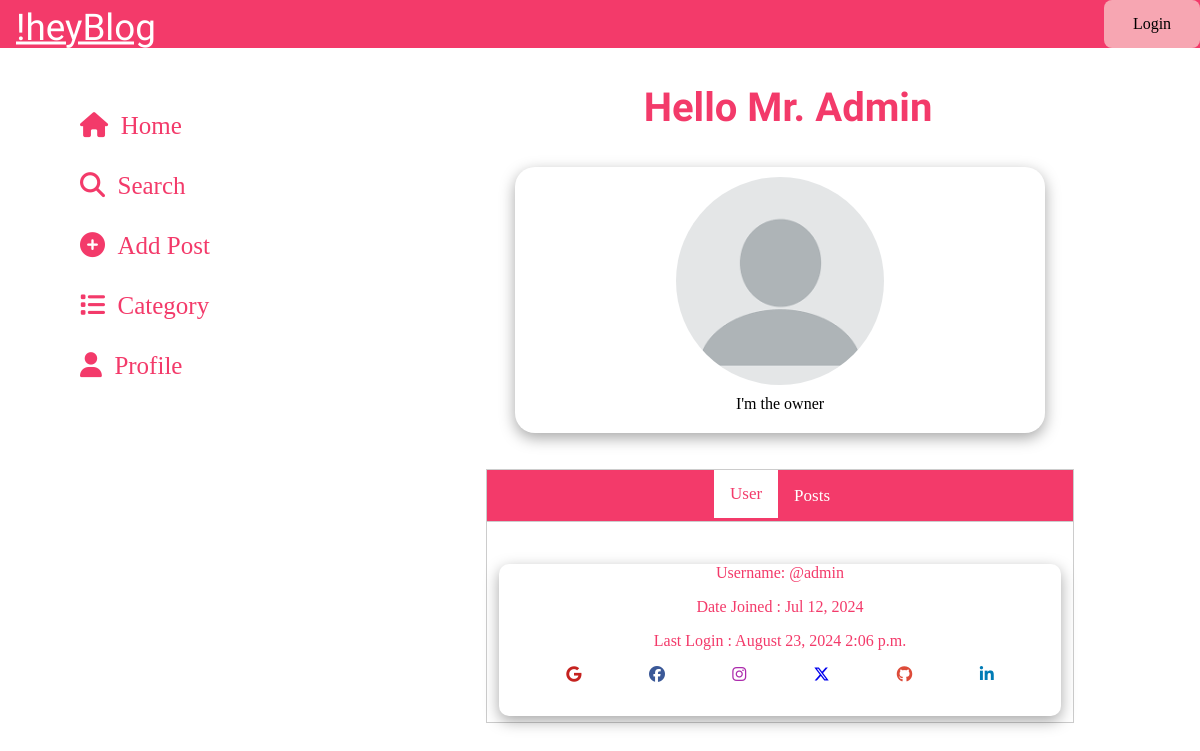
Page /members/profile/1 on the earlier database version.
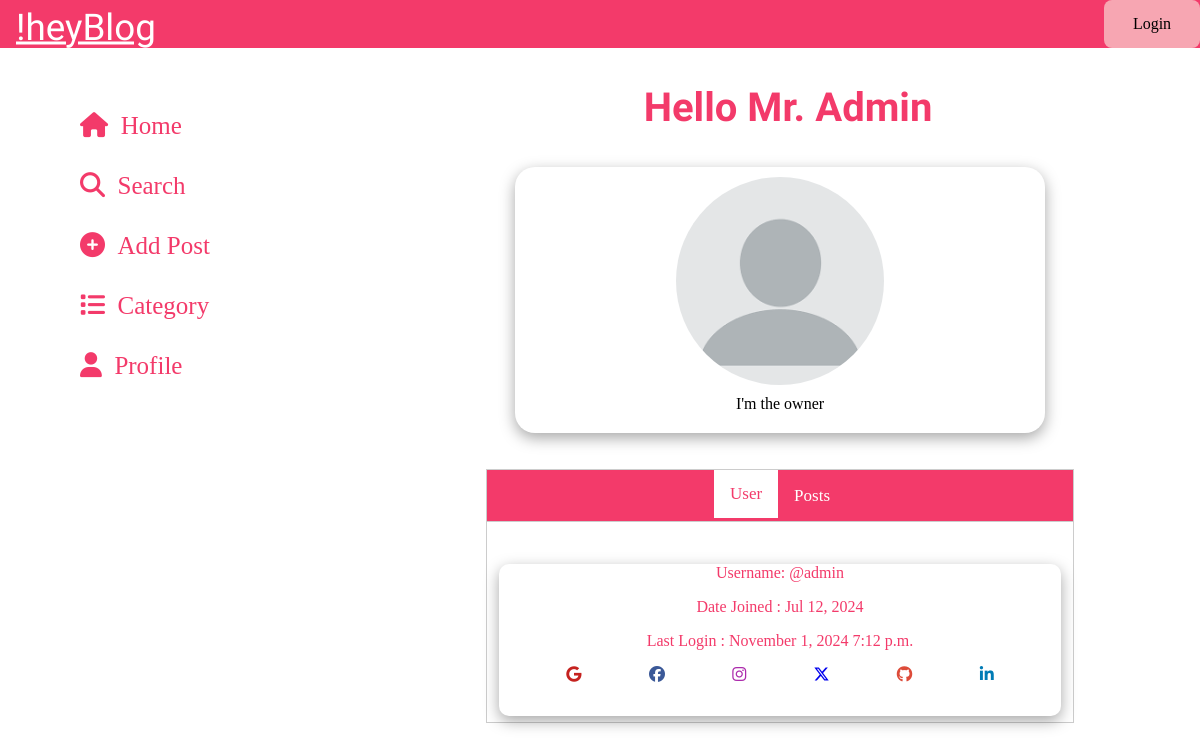
Same page on the later database version.
### myblog/models.py (models this page shows, shortened)
class Profile(models.Model):
    user = models.OneToOneField(User,null=True,on_delete=models.CASCADE)
    bio = models.TextField()
    profile_pic = models.ImageField(null=True,blank=True,upload_to='images/profile/')
    web_url = models.CharField(max_length=255,null=True,blank=True)
    facebook_url = models.CharField(max_length=255,null=True,blank=True)
    instagram_url = models.CharField(max_length=255,null=True,blank=True)
    twitter_url = models.CharField(max_length=255,null=True,blank=True)
    github_url = models.CharField(max_length=255,null=True,blank=True)
    linkedin_url = models.CharField(max_length=255,null=True,blank=True)

### members/models.py (models this page shows)
class CustomUser(AbstractUser):
    email =     models.EmailField(max_length=100,unique=True)
    USERNAME_FIELD = 'email'
    REQUIRED_FIELDS = ['username']

### members/views.py (the view)
# urls.py: path('profile/<int:pk>',ShowProfileView.as_view(),name = 'show_profile'),
class ShowProfileView(generic.DetailView):
    model = Profile
    template_name = 'registration/user_profile.html'
    def get_context_data(self,*args,**kwargs):
        context = super(ShowProfileView,self).get_context_data(*args,**kwargs)
        page_user=get_object_or_404(Profile,id=self.kwargs['pk'])
        posts = Post.objects.filter(author=page_user.user.id).values().order_by('-post_date')
        context['page_user'] = page_user
        context['posts'] = posts
        return context

### members/templates/registration/user_profile.html (shortened to what this page needs)
{%extends 'base.html' %}
{% load static %}
{% block content%}
<br><br>
<h1 class="articleTitle">Hello {{page_user.user.first_name}} {{page_user.user.last_name}}</h1>
<article class="userProfile">
          <br><br>
        <figure class="profileImage">
            {% if page_user.profile_pic %}
                <a href="{{page_user.profile_pic.url}}"><img src="{{page_user.profile_pic.url}}" class="profilePicture" alt="Profile Image"></a>
            {%else%}
                <img src="{%static 'myblog/images/profile.png'%}" class="profilePicture" alt="Profile Image">
            {%endif%}
            <figcaption>
                {% if page_user.bio%}
                <p  id="profileBio">{{page_user.bio}}</p>
                {%endif%}
            </figcaption>
        </figure>
    <br><br>
    <div class="tabContainer">
        <div class="tab">
            <button class="tablinks" onclick="openTab(event, 'Users')" id="defaultOpen">User</button>
            <button class="tablinks" onclick="openTab(event, 'Posts')">Posts</button>
        </div>
        <div id="Users" class="tabcontent">
            <br><br>
            <article class="profileContainer">
                <p> Username: @{{page_user.user.username}}</p>
                <p> Date Joined : {{page_user.user.date_joined|date:"M d, Y"}}</p>
                <p> Last Login : {{ page_user.user.last_login|date:"F j, Y g:i a" }}</p>
                <p class="profileUrl">
                  {% if page_user.web_url%}
                  <a href="{{page_user.web_url}}" target="_blank"><i class="fa-brands fa-google" style="color: #c5221f;"></i></a>
                  {%endif%}
                  {% if page_user.facebook_url%}
                  <a href="{{page_user.facebook_url}}" target="_blank"><i class="fa-brands fa-facebook" style="color: #3b5998;"></i></a>
                  {%endif%}
                  {% if page_user.instagram_url%}
                  <a href="{{page_user.instagram_url}}" target="_blank"><i class="fa-brands fa-instagram" style="color:  #ac2bac;"></i></a>
                  {%endif%}
                  {% if page_user.twitter_url%}
                  <a href="{{page_user.twitter_url}}" target="_blank"><i class="fa-brands fa-x-twitter"></i></a>
                  {%endif%}
                  {% if page_user.github_url%}
                  <a href="{{page_user.github_url}}" target="_blank"><i class="fa-brands fa-github" style="color: #dd4b39;"></i></a>
                  {%endif%}
                  {% if page_user.linkedin_url%}
                  <a href="{{page_user.linkedin_url}}" target="_blank"><i class="fa-brands fa-linkedin-in" style="color: #007bb5"></i></a>
                  {%endif%}
                  </p>
          </article>
        </div>
    </div>
</article>
<br><br>
<br><br><br><br>
{% endblock %}

### myblog/templates/base.html (shortened to what this page needs)
{% load static %}
<!doctype html>
<html lang="en">
  <head>
      <link rel="stylesheet" href="https://use.fontawesome.com/releases/v5.15.3/css/all.css">
      <link rel='stylesheet' href="{% static 'myblog/css/style.css' %}">
  </head>
  <body>
  <header>
     <p id="app-title">!heyBlog</p>
     {%if not user.is_authenticated%}
     <a href="{% url 'login' %}" class="logBut" style="text-decoration: none;">Login</a>
     {%endif%}
  </header>
      <nav class="lap-navigation">
        <div class="lap-nav-section">
          <a class = "nav-item" href="{% url 'home'%}"><i class="fa-solid fa-house icon"></i>&nbsp;&nbsp;Home</a>
          <a class = "nav-item" href="{% url 'search_box'%}"><i class="fa-solid fa-magnifying-glass icon"></i>&nbsp;&nbsp;Search</a>
          <a class = "nav-item" href="{% url 'add_post'%}"><i class="fa-solid fa-circle-plus icon"></i>&nbsp;&nbsp;Add Post</a>
          <a class = "nav-item" href="{% url 'category_list' %}"><i class="fa-solid fa-list icon"></i>&nbsp;&nbsp;Category</a>
          {%if user.is_authenticated%}
          <a class = "nav-item" href="{% url 'show_profile' user.profile.id %}"><i class="fa-solid fa-user icon"></i>&nbsp;&nbsp;Profile</a>
          {%else%}
          <a class = "nav-item" href="{% url 'no_profile' %}"><i class="fa-solid fa-user icon">&nbsp;&nbsp;</i>Profile</a>
          {%endif%}
        </div>
      </nav>
      <main class="content">
        {% block content%}
        {% endblock %}
      </main>
  </body>
</html>

### static/myblog/css/style.css (style rules this page uses)
* { margin: 0; padding: 0; box-sizing: border-box; font-family: 'calibri'; }
:root { --pink: rgb(243, 58, 106); --melon:rgb(247, 166, 178); --purple:#392A48; --blue:#270E59; --catFont:'Handjet', cursive; --back-shadow: 0 2px 10px rgba(243, 58, 106, 0.1); --headFont:'Oswald', sans-serif; }
header { background-color: var(--pink); display: flex; flex-direction: row; justify-content: space-between; align-items: center; }
.logBut { display: flex; align-items: center; justify-content: center; color: #000; background-color: var(--melon); outline: none; border-radius: 8px; width: 6rem; text-align: center; font-size: 1rem; cursor: pointer; height: 3rem; }
#app-title { position: sticky; font-size: 2.3rem; top: 1vh; color: #fff; font-family: 'Ravi Prakash', cursive; text-decoration: underline; margin-left: 1rem; }
.articleTitle { color: var(--pink); text-align: center; font-size: 2.5rem; font-family: var(--headFont); padding-left: 1rem; }
.tabContainer { width: 100; }
.tab { overflow: hidden; border: 1px solid #ccc; background-color: rgb(243, 58, 106); display: flex; justify-content: center; }
.tab button { background-color: rgb(243, 58, 106); border: none; outline: none; cursor: pointer; padding: 14px 16px; transition: 0.3s; color: white; font-size: 17px; }
.tab button.active { background-color: white; color: rgb(243, 58, 106); border-bottom: 3px solid rgb(243, 58, 106); }
.tabcontent { display: none; padding: 6px 12px; border: 1px solid #ccc; border-top: none; background-color: white; }
.profileImage { width: 90%; display: flex; flex-direction: column; margin-left: 5%; justify-content: space-between; align-items: center; border-radius: 20px; box-shadow: rgba(0, 0, 0, 0.35) 0px 5px 15px; padding: 10px; }
.profilePicture { border-radius: 50%; width: 13rem; height: 13rem; }
#profileBio { padding: 10px; }
.profileContainer { display: flex; flex-direction: column; row-gap: 1rem; justify-content: center; align-items: center; color: var(--pink); box-shadow: rgba(0, 0, 0, 0.35) 0px 5px 15px; border-radius: 10px; }
.profileUrl { width: 100%; display: flex; flex-direction: row; justify-content: space-evenly; margin-bottom: 2rem; }
.lap-navigation { display: none; }
@media screen and (min-width:768px) { .lap-navigation { display: none; } }
@media screen and (min-width:768px) { .content { width: 90%; position: absolute; scroll-behavior: smooth; right: 0%; } }
@media screen and (min-width:768px) { .nav-item { color: var(--pink); font-size: 25px; text-decoration: none; } }
@media screen and (min-width:992px) { body { width: 100%; } }
@media screen and (min-width:992px) { .lap-navigation { display: block; width: 30%; position: fixed; left: 0%; } }
@media screen and (min-width:992px) { .content { width: 70%; position: absolute; scroll-behavior: smooth; right: 0%; } }
@media screen and (min-width:992px) { .lap-nav-section { margin-top:4rem; margin-left: 5rem; display: flex; flex-direction: column; row-gap: 2rem; align-items: flex-start; } }
@media screen and (min-width:992px) { .nav-item { color: var(--pink); font-size: 25px; text-decoration: none; } }
@media screen and (min-width:992px) { .userProfile { width: 70%; margin-left: 15%; } }

Differences in the rows shown:
changed through a linked row, Profile "I'm the owner": user.last_login "August 23, 2024 2:06 p.m." → "November 1, 2024 7:12 p.m."
